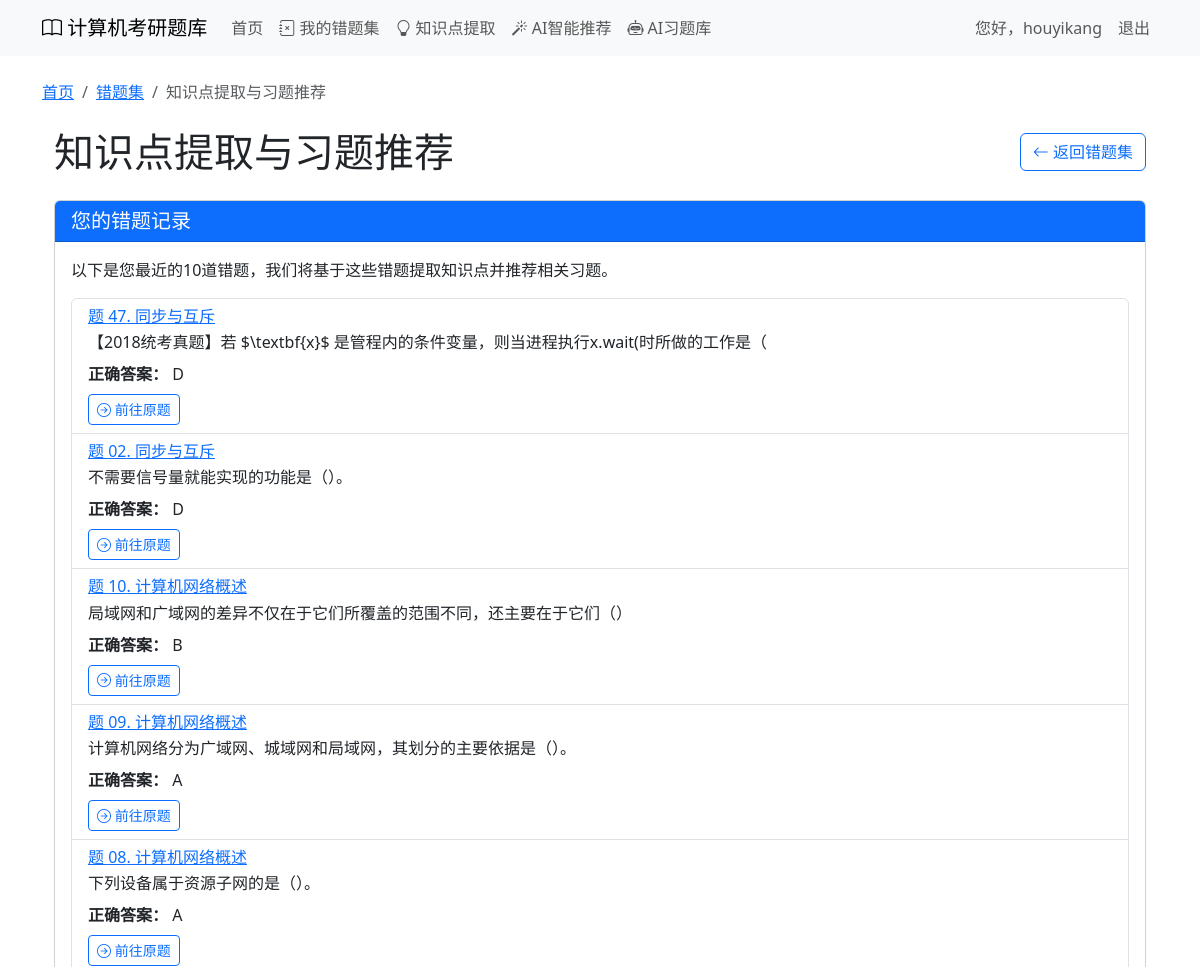
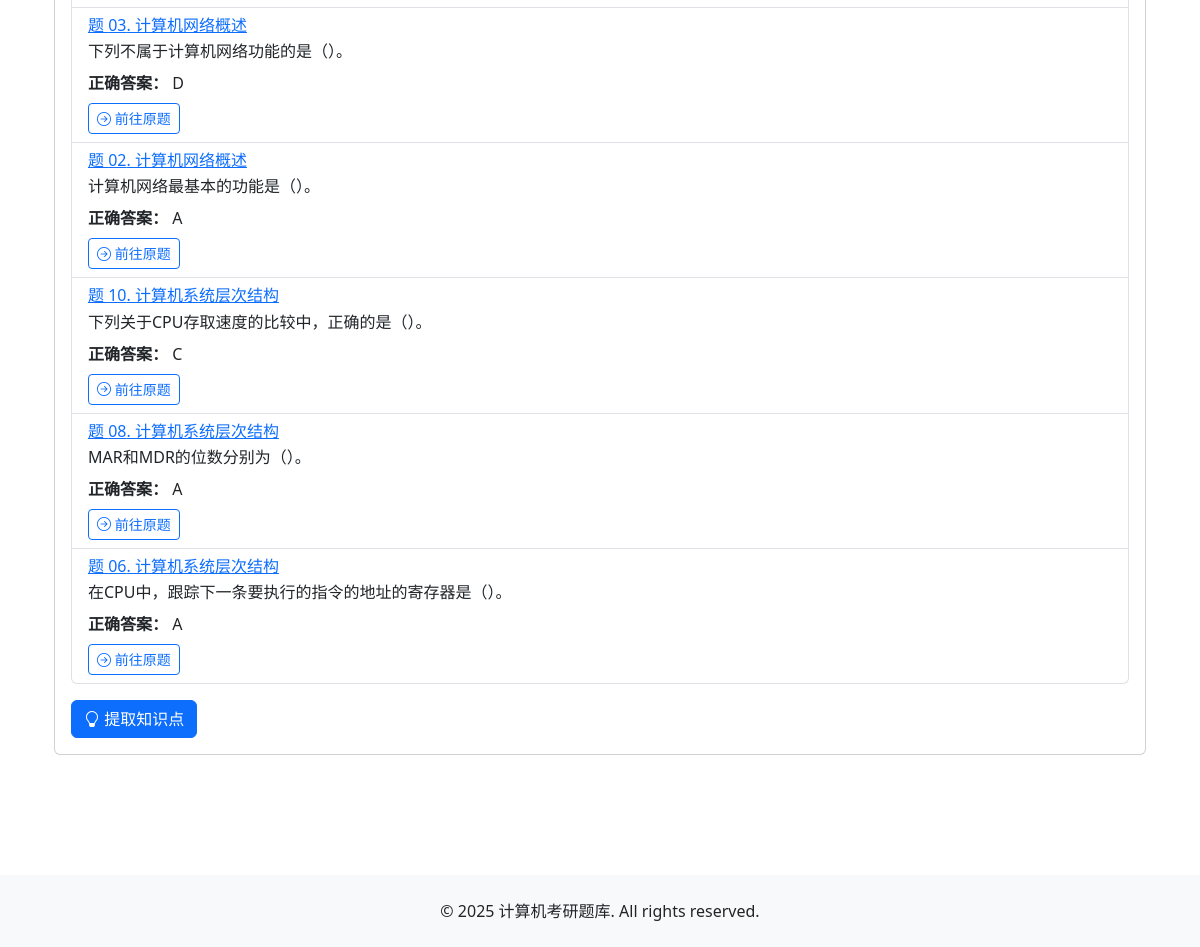
The page /extract_knowledge/ (signed in) on the database as committed earlier (2 pictures, top to bottom).
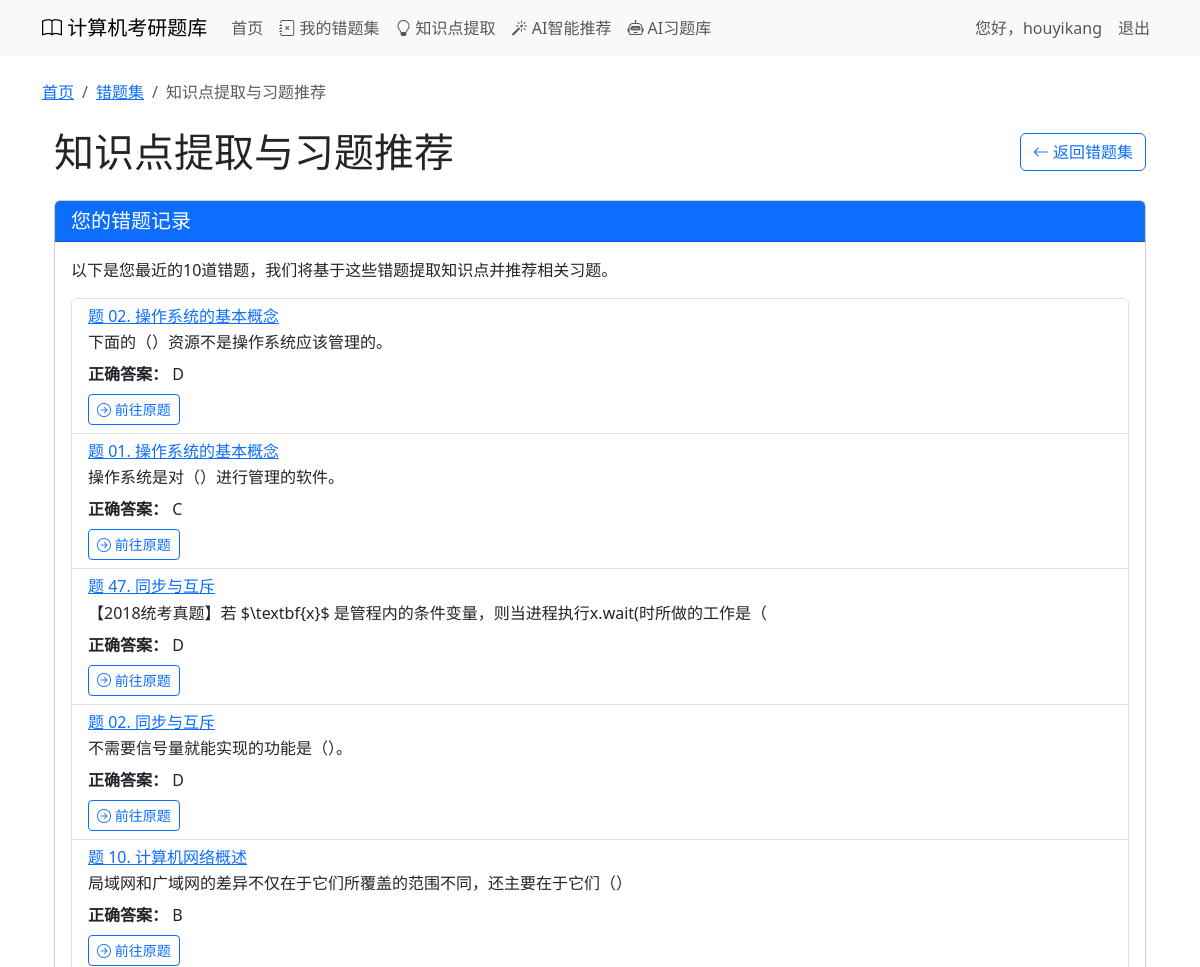
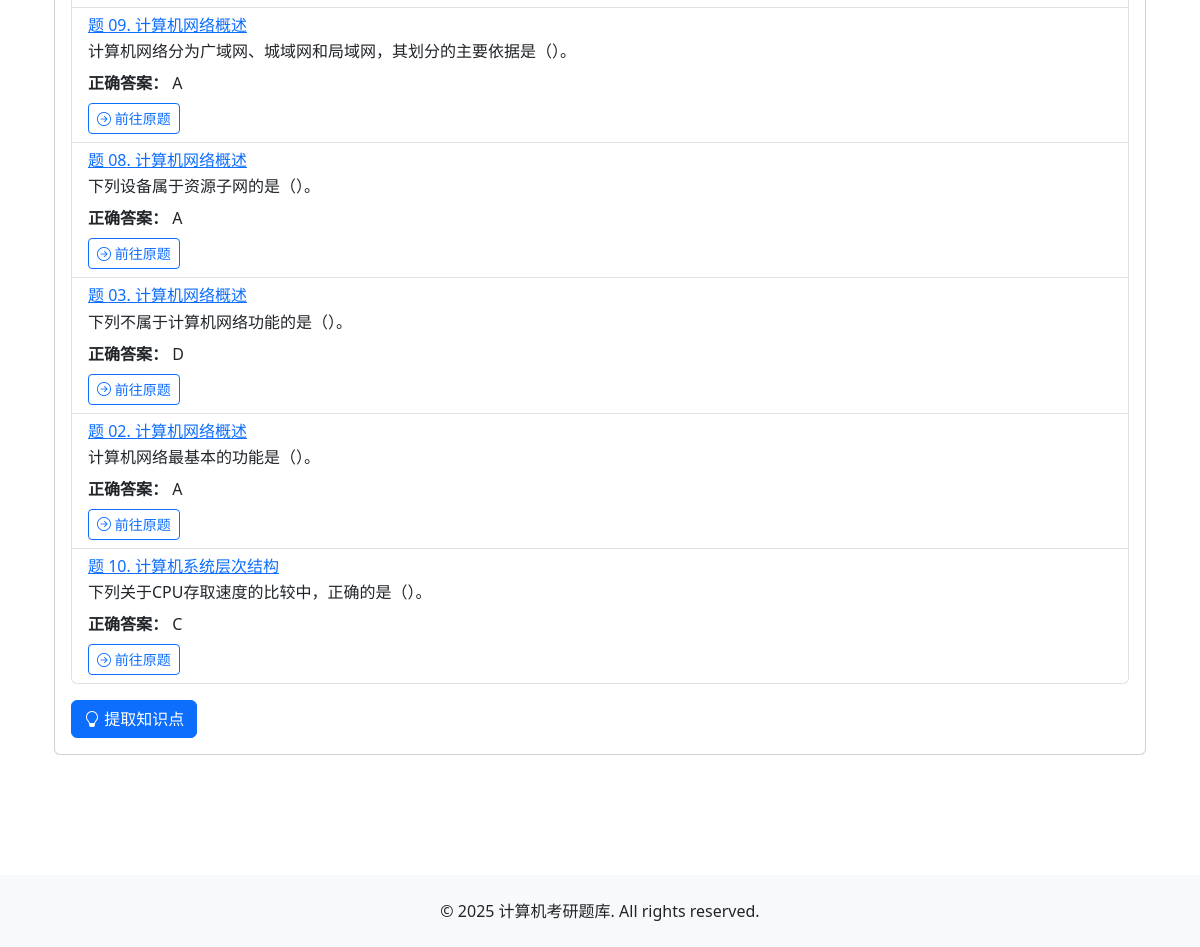
The same page on the database as committed later (2 pictures, top to bottom).
### courses/models.py (models this page shows, shortened)
class UserMistakeCollection(models.Model):
    user = models.ForeignKey(User, on_delete=models.CASCADE, related_name='mistake_collections', verbose_name='用户')
    exercise = models.ForeignKey(Exercise, on_delete=models.CASCADE, related_name='in_mistake_collections', verbose_name='习题')
    added_at = models.DateTimeField(auto_now_add=True, verbose_name='添加时间')
    last_attempt_at = models.DateTimeField(null=True, blank=True, verbose_name='最后一次尝试时间')
    attempt_count = models.IntegerField(default=0, verbose_name='尝试次数')
    correct_count = models.IntegerField(default=0, verbose_name='正确次数')
    last_wrong_answer = models.CharField(max_length=200, blank=True, null=True, verbose_name='最近一次错误答案')
    notes = models.TextField(blank=True, verbose_name='笔记')
    class Meta:
        verbose_name = '用户错题集'
        verbose_name_plural = verbose_name
        unique_together = ['user', 'exercise']
        ordering = ['-added_at']

class Exercise(models.Model):
    TYPES = (
        ('single', '单项选择题'),
        ('multiple', '多项选择题'),
        ('comprehensive', '综合题'),
    )
    section = models.ForeignKey(Section, on_delete=models.CASCADE, related_name='exercises', verbose_name='所属小节')
    type = models.CharField(max_length=20, choices=TYPES, verbose_name='题目类型')
    number = models.CharField(max_length=10, verbose_name='题号')  # 如01, 02等
    content = models.TextField(verbose_name='题目内容')
    options = models.JSONField(null=True, blank=True, verbose_name='选项')  # 用于选择题的选项
    answer = models.CharField(max_length=200, verbose_name='答案')
    explanation = models.TextField(verbose_name='解析')
    order = models.IntegerField(default=0, verbose_name='排序')
    knowledge_points = models.ManyToManyField(Knowledge, through='ExerciseKnowledge', related_name='related_exercises', verbose_name='相关知识点')
    class Meta:
        verbose_name = '习题'
        verbose_name_plural = verbose_name
        ordering = ['order', 'number']

class Section(models.Model):
    SECTION_TYPES = (
        ('content', '内容小节'),
        ('introduction', '章节介绍'),
        ('summary', '章节小结'),
        ('faq', '常见问题/疑难点'),
        ('other', '其他'),
    )
    chapter = models.ForeignKey(Chapter, on_delete=models.CASCADE, related_name='sections', verbose_name='所属章节')
    number = models.CharField(max_length=10, verbose_name='小节号')  # 如1.1, 1.2等
    title = models.CharField(max_length=200, verbose_name='小节标题')
    section_type = models.CharField(max_length=20, choices=SECTION_TYPES, default='content', verbose_name='小节类型')
    content = models.TextField(blank=True, verbose_name='小节内容 (Markdown)')
    class Meta:
        verbose_name = '小节'
        verbose_name_plural = verbose_name
        ordering = ['number']

### courses/views.py (the view, shortened to what this page needs)
# urls.py: path('extract_knowledge/', views.extract_mistake_knowledge_points, name='extract_knowledge'),
@login_required
def extract_mistake_knowledge_points(request):
    if request.method == 'GET':
        mistakes = UserMistakeCollection.objects.filter(
            user=request.user
        ).select_related(
            'exercise', 'exercise__section', 'exercise__section__chapter'
        ).order_by('-added_at')[:10]  # 最近10道错题
        context = {
            'mistakes': mistakes,
            'extracted_knowledge': None,
            'generated_exercises': None,
            'error_message': None
        }
        return render(request, 'courses/extract_knowledge.html', context)

### courses/templates/courses/extract_knowledge.html (shortened to what this page needs)
{% extends 'courses/base.html' %}
{% load static %}
{% block content %}
<nav aria-label="breadcrumb">
    <ol class="breadcrumb">
        <li class="breadcrumb-item"><a href="{% url 'courses:index' %}">首页</a></li>
        <li class="breadcrumb-item"><a href="{% url 'courses:mistake_collection' %}">错题集</a></li>
        <li class="breadcrumb-item active">知识点提取与习题推荐</li>
    </ol>
</nav>
<div class="container my-4">
    <div class="row">
        <div class="col-md-12">
            <div class="d-flex justify-content-between align-items-center mb-4">
                <h1 class="mb-0">知识点提取与习题推荐</h1>
                <a href="{% url 'courses:mistake_collection' %}" class="btn btn-outline-primary">
                    <i class="bi bi-arrow-left"></i> 返回错题集
                </a>
            </div>
            <div class="card mb-4">
                <div class="card-header bg-primary text-white">
                    <h5 class="card-title mb-0">您的错题记录</h5>
                </div>
                <div class="card-body">
                    {% if mistakes %}
                        <p class="card-text">以下是您最近的{{ mistakes|length }}道错题，我们将基于这些错题提取知识点并推荐相关习题。</p>
                        <div class="list-group">
                            {% for mistake in mistakes %}
                            <div class="list-group-item">
                                <h6 class="mb-1">
                                    <a href="{% url 'courses:section_exercises' mistake.exercise.section.id %}?scroll_to_exercise={{ mistake.exercise.id }}" class="text-primary">
                                        题 {{ mistake.exercise.number }}. {{ mistake.exercise.section.title }}
                                    </a>
                                </h6>
                                <div class="mb-2">{{ mistake.exercise.content|safe }}</div>
                                <div><strong>正确答案：</strong> {{ mistake.exercise.answer }}</div>
                                <div class="mt-2">
                                    <a href="{% url 'courses:section_exercises' mistake.exercise.section.id %}?scroll_to_exercise={{ mistake.exercise.id }}" class="btn btn-sm btn-outline-primary">
                                        <i class="bi bi-arrow-right-circle"></i> 前往原题
                                    </a>
                                </div>
                            </div>
                            {% endfor %}
                        </div>
                        <form method="post" class="mt-3">
                            <button type="submit" class="btn btn-primary">
                                <i class="bi bi-lightbulb"></i> 提取知识点
                            </button>
                        </form>
                    {% else %}
                        <div class="alert alert-info">
                            您还没有错题记录。请先尝试一些习题，我们将根据您的做题情况提供个性化推荐。
                        </div>
                    {% endif %}
                </div>
            </div>
        </div>
    </div>
</div>
{% endblock %}

Rows that differ between the two databases and show on the page:
no longer on this page (row unchanged): UserMistakeCollection: exercise.number "08", exercise.section "计算机系统层次结构", exercise.content "MAR和MDR的位数分别为（）。", exercise.answer "A"
no longer on this page (row unchanged): UserMistakeCollection: exercise.number "06", exercise.section "计算机系统层次结构", exercise.content "在CPU中，跟踪下一条要执行的指令的地址的寄存器是（）。", exercise.answer "A"
added UserMistakeCollection: exercise.number "02", exercise.section "操作系统的基本概念", exercise.content "下面的（）资源不是操作系统应该管理的。", exercise.answer "D"
added UserMistakeCollection: exercise.number "01", exercise.section "操作系统的基本概念", exercise.content "操作系统是对（）进行管理的软件。", exercise.answer "C"
